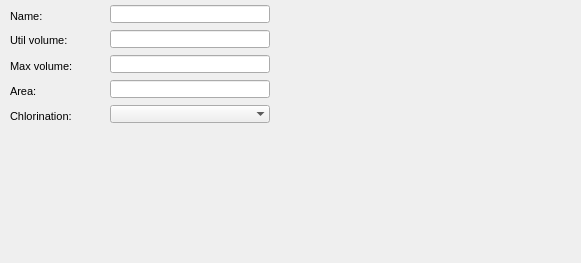
      <widget class="QWidget" name="page_40">
       <property name="geometry">
        <rect>
         <x>0</x>
         <y>0</y>
         <width>581</width>
         <height>263</height>
        </rect>
       </property>
       <attribute name="label">
        <string>Specific information</string>
       </attribute>
       <widget class="QLineEdit" name="vutil">
        <property name="geometry">
         <rect>
          <x>110</x>
          <y>30</y>
          <width>160</width>
          <height>18</height>
         </rect>
        </property>
        <property name="frame">
         <bool>true</bool>
        </property>
       </widget>
       <widget class="QLabel" name="label_name">
        <property name="geometry">
         <rect>
          <x>10</x>
          <y>5</y>
          <width>90</width>
          <height>22</height>
         </rect>
        </property>
        <property name="font">
         <font>
          <pointsize>8</pointsize>
         </font>
        </property>
        <property name="frameShape">
         <enum>QFrame::NoFrame</enum>
        </property>
        <property name="frameShadow">
         <enum>QFrame::Plain</enum>
        </property>
        <property name="text">
         <string>Name:</string>
        </property>
        <property name="textFormat">
         <enum>Qt::AutoText</enum>
        </property>
        <property name="scaledContents">
         <bool>false</bool>
        </property>
        <property name="alignment">
         <set>Qt::AlignLeading|Qt::AlignLeft|Qt::AlignVCenter</set>
        </property>
        <property name="margin">
         <number>3</number>
        </property>
       </widget>
       <widget class="QLineEdit" name="name">
        <property name="geometry">
         <rect>
          <x>110</x>
          <y>5</y>
          <width>160</width>
          <height>18</height>
         </rect>
        </property>
        <property name="inputMask">
         <string/>
        </property>
        <property name="frame">
         <bool>true</bool>
        </property>
       </widget>
       <widget class="QLabel" name="label_chlorination">
        <property name="geometry">
         <rect>
          <x>10</x>
          <y>105</y>
          <width>90</width>
          <height>22</height>
         </rect>
        </property>
        <property name="font">
         <font>
          <pointsize>8</pointsize>
         </font>
        </property>
        <property name="frameShape">
         <enum>QFrame::NoFrame</enum>
        </property>
        <property name="frameShadow">
         <enum>QFrame::Plain</enum>
        </property>
        <property name="text">
         <string>Chlorination:</string>
        </property>
        <property name="textFormat">
         <enum>Qt::AutoText</enum>
        </property>
        <property name="scaledContents">
         <bool>false</bool>
        </property>
        <property name="alignment">
         <set>Qt::AlignLeading|Qt::AlignLeft|Qt::AlignVCenter</set>
        </property>
        <property name="margin">
         <number>3</number>
        </property>
       </widget>
       <widget class="QComboBox" name="chlorination">
        <property name="geometry">
         <rect>
          <x>110</x>
          <y>105</y>
          <width>160</width>
          <height>18</height>
         </rect>
        </property>
        <property name="autoFillBackground">
         <bool>true</bool>
        </property>
        <property name="maxVisibleItems">
         <number>8</number>
        </property>
        <property name="frame">
         <bool>false</bool>
        </property>
       </widget>
       <widget class="QLabel" name="label_vutil">
        <property name="geometry">
         <rect>
          <x>10</x>
          <y>30</y>
          <width>90</width>
          <height>21</height>
         </rect>
        </property>
        <property name="font">
         <font>
          <pointsize>8</pointsize>
         </font>
        </property>
        <property name="frameShape">
         <enum>QFrame::NoFrame</enum>
        </property>
        <property name="frameShadow">
         <enum>QFrame::Plain</enum>
        </property>
        <property name="text">
         <string>Util volume:</string>
        </property>
        <property name="textFormat">
         <enum>Qt::AutoText</enum>
        </property>
        <property name="scaledContents">
         <bool>false</bool>
        </property>
        <property name="alignment">
         <set>Qt::AlignLeading|Qt::AlignLeft|Qt::AlignVCenter</set>
        </property>
        <property name="margin">
         <number>3</number>
        </property>
       </widget>
       <widget class="QLabel" name="label_area">
        <property name="geometry">
         <rect>
          <x>10</x>
          <y>80</y>
          <width>90</width>
          <height>22</height>
         </rect>
        </property>
        <property name="font">
         <font>
          <pointsize>8</pointsize>
         </font>
        </property>
        <property name="frameShape">
         <enum>QFrame::NoFrame</enum>
        </property>
        <property name="frameShadow">
         <enum>QFrame::Plain</enum>
        </property>
        <property name="text">
         <string>Area:</string>
        </property>
        <property name="textFormat">
         <enum>Qt::AutoText</enum>
        </property>
        <property name="scaledContents">
         <bool>false</bool>
        </property>
        <property name="alignment">
         <set>Qt::AlignLeading|Qt::AlignLeft|Qt::AlignVCenter</set>
        </property>
        <property name="margin">
         <number>3</number>
        </property>
       </widget>
       <widget class="QLineEdit" name="area">
        <property name="geometry">
         <rect>
          <x>110</x>
          <y>80</y>
          <width>160</width>
          <height>18</height>
         </rect>
        </property>
        <property name="frame">
         <bool>true</bool>
        </property>
       </widget>
       <widget class="QLabel" name="label_vmax">
        <property name="geometry">
         <rect>
          <x>10</x>
          <y>55</y>
          <width>90</width>
          <height>22</height>
         </rect>
        </property>
        <property name="font">
         <font>
          <pointsize>8</pointsize>
         </font>
        </property>
        <property name="frameShape">
         <enum>QFrame::NoFrame</enum>
        </property>
        <property name="frameShadow">
         <enum>QFrame::Plain</enum>
        </property>
        <property name="text">
         <string>Max volume:</string>
        </property>
        <property name="textFormat">
         <enum>Qt::AutoText</enum>
        </property>
        <property name="scaledContents">
         <bool>false</bool>
        </property>
        <property name="alignment">
         <set>Qt::AlignLeading|Qt::AlignLeft|Qt::AlignVCenter</set>
        </property>
        <property name="margin">
         <number>3</number>
        </property>
       </widget>
       <widget class="QLineEdit" name="vmax">
        <property name="geometry">
         <rect>
          <x>110</x>
          <y>55</y>
          <width>160</width>
          <height>18</height>
         </rect>
        </property>
        <property name="inputMask">
         <string/>
        </property>
        <property name="frame">
         <bool>true</bool>
        </property>
       </widget>
      </widget>
